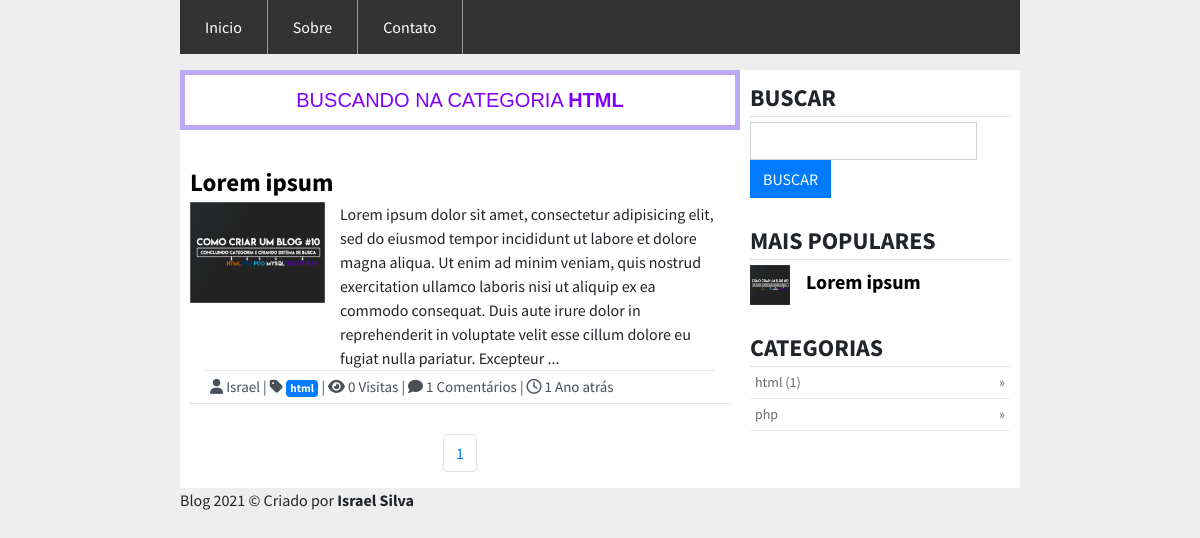
Screenshot of /categoria/7 with the database file from the repository.
### tables this page shows
CREATE TABLE `categorias` (
  `id` int(11) NOT NULL,
  `categoria` varchar(200) NOT NULL
);

CREATE TABLE `posts` (
  `id` int(11) NOT NULL,
  `titulo` varchar(200) NOT NULL,
  `subtitulo` varchar(200) NOT NULL,
  `postagem` text NOT NULL,
  `imagem` varchar(200) NOT NULL,
  `data` varchar(200) NOT NULL,
  `categoria` varchar(200) NOT NULL,
  `id_postador` varchar(200) NOT NULL,
  `visualizacoes` int(200) NOT NULL DEFAULT '0'
);

CREATE TABLE `usuarios` (
  `id` int(11) NOT NULL,
  `nome` varchar(200) NOT NULL,
  `usuario` varchar(200) NOT NULL,
  `senha` varchar(500) NOT NULL,
  `superadmin` int(11) NOT NULL DEFAULT '0'
);

### lib/functions.php (the view, shortened to what this page needs)
<?php
	function pdo(){
		$db_host = db_host;
		$db_usuario = db_usuario;
		$db_senha = db_senha;
		$db_banco = db_banco;
		try{
			return $pdo = new PDO("mysql:host={$db_host};dbname={$db_banco}", $db_usuario, $db_senha);
		}catch(PDOException $e){
			exit("Erro ao conectar-se ao banco: ".$e->getMessage());
		}
	}
	function paginacao(){
		$url = (isset($_GET['pagina'])) ? $_GET['pagina'] : 'inicio';
		$explode = explode('/', $url);
		$dir = 'pags/php/';
		$ext = '.php';
		if(file_exists($dir.$explode[0].$ext)){
			include($dir.$explode[0].$ext);
		}else{
			include($dir."p".$ext);
		}
	}
	function getData(){
		return date('d-m-Y H:i:s');
	}
	function getNomeCategoria($id){
		$pdo = pdo();
		$stmt = $pdo->prepare("SELECT categoria FROM categorias WHERE id = :id");
		$stmt->execute([':id' => $id]);
		$dados = $stmt->fetch(PDO::FETCH_ASSOC);
		return $dados['categoria'];
	}
	function calculaDias($diaX,$diaY){
		$data1 = new DateTime($diaX);
		$data2 = new DateTime($diaY);
		$intervalo = $data1->diff($data2);
		if($intervalo->y > 1){
		  return $intervalo->y." Anos atrás";
		}elseif($intervalo->y == 1){
		  return $intervalo->y." Ano atrás";
		}elseif($intervalo->m > 1){
		  return $intervalo->m." Meses atrás";
		}elseif($intervalo->m == 1){
		  return $intervalo->m." Mês atrás";
		}elseif($intervalo->d > 1){
		  return $intervalo->d." Dias atrás";
		}elseif($intervalo->d > 0){
		  return $intervalo->d." Dia atrás";
		}elseif($intervalo->h > 0){
		  return $intervalo->h." Horas atrás";
		}elseif($intervalo->i > 1 && $intervalo->i < 59){
		  return $intervalo->i." Minutos atrás";
		}elseif($intervalo->i == 1){
		  return $intervalo->i." Minuto atrás";
		}elseif($intervalo->s < 60 && $intervalo->i <= 0){
		  return $intervalo->s." Segundo atrás";
		}
	}
	function contador_ComentariosFromPost($id_post){
		$pdo = pdo();
		$stmt = $pdo->prepare("SELECT id FROM comentarios WHERE id_post = :id_post");
		$stmt->execute([':id_post' => $id_post]);
		return $stmt->rowCount();
	}
	function limitaCaracters($titulo){
		if(strlen($titulo) <= totalCaractersPosts){
			return $titulo;
		}else{
			return mb_substr($titulo, 0, totalCaractersPosts)."...";
		}
	}
	function getDadosUserSite($usuario, $var){
			$pdo = pdo();
			$stmt = $pdo->prepare("SELECT * FROM usuarios WHERE usuario = :usuario");
			$stmt->execute([':usuario' => $usuario]);
			$dados = $stmt->fetch(PDO::FETCH_ASSOC);
			return $dados[$var];
	}
	function listaPaginasFromCategoria($categoria){
		$pdo = pdo();
		$stmt = $pdo->prepare("SELECT * FROM posts WHERE categoria = :categoria");
		$stmt->execute([':categoria' => $categoria]);
		$total = $stmt->rowCount();
		$maximo = totalPostsPorPagina;
		$links = ceil($total/$maximo);
		$pg = (isset($explode['2'])) ? $explode['2'] : 1;
		for($i = 1; $i < $pg + $links; $i++){
			echo "<li class='page-item'><a class='page-link' href='categoria/{$categoria}/posts/{$i}'>{$i}</a></li>";
		}
	}
	function getPopularesPosts(){
		$pdo = pdo();
		$limite = totalPostsPorPagina;
		$stmt = $pdo->prepare("SELECT * FROM posts ORDER BY visualizacoes DESC LIMIT $limite");
		$stmt->execute();
		$total = $stmt->rowCount();
		if($total > 0){
			while($dados = $stmt->fetch(PDO::FETCH_ASSOC)){
				echo "<div class='content margin-top'>
	<div class='media'>
	  <img src='{$dados['imagem']}' class='mr-3'>
	  <div class='media-body'>
	    <h5 class='mt-0'><a href='{$dados['subtitulo']}'>{$dados['titulo']}</a></h5>
	  </div>
	</div>
</div>";
			}
		}
	}
	function getTotalPostsByCategoria($categoria){
		$pdo = pdo();
		$stmt = $pdo->prepare("SELECT * FROM posts WHERE categoria = :categoria");
		$stmt->execute([':categoria' => $categoria]);
		$total = $stmt->rowCount();
		if($total > 0){
			return "(".$total.")";
		}
	}
	function getCategoriasSite(){
		$pdo = pdo();
		$stmt = $pdo->prepare("SELECT * FROM categorias ORDER BY categoria ASC");
		$stmt->execute();
		$total = $stmt->rowCount();
		if($total > 0){
			while ($dados = $stmt->fetch(PDO::FETCH_ASSOC)) {
				echo "<li><a href='categoria/{$dados['id']}'>{$dados['categoria']} ".getTotalPostsByCategoria($dados['id'])."</a></li>";
			}
		}
	}
	function getPostsFromCategoria($categoria){
		$pdo = pdo();
		$data = getData();
		$url = (isset($_GET['pagina'])) ? $_GET['pagina'] : 'dashboard';
		$explode = explode('/', $url);
		$pg = (isset($explode['3'])) ? $explode['3'] : 1;
		$maximo = totalPostsPorPagina;
		$inicio = ($pg -1) * $maximo;
		$stmt = $pdo->prepare("SELECT * FROM posts WHERE categoria = :categoria ORDER BY id DESC limit $inicio,$maximo");
		$stmt->execute([':categoria' => $categoria]);
		$total = $stmt->rowCount();
		if($total > 0){
			while ($dados = $stmt->fetch(PDO::FETCH_ASSOC)) {
				echo "<div class='content-post'>
  <div class='title'>
    <a href='{$dados['subtitulo']}'>{$dados['titulo']}</a>
  </div>
  <div class='content'>
    <div class='container'>
      <div class='row'>
        <div class='col-sm-3'>
          <img src='{$dados['imagem']}' class='img-fluid'>
        </div>
        <div class='col-sm'>
         ".limitaCaracters(strip_tags($dados['postagem']))."
        </div>
      </div>
  <div class='infos'>
    <i class='fas fa-user'></i> ".getDadosUserSite($dados['id_postador'],"nome")." |
    <i class='fas fa-tag'></i> <a href='categoria/{$dados['categoria']}' class='badge badge-primary'>".getNomeCategoria($dados['categoria'])."</a> |
    <i class='fas fa-eye'></i> ".$dados['visualizacoes']." Visitas |
    <i class='fas fa-comment'></i> ".contador_ComentariosFromPost($dados['id'])." Comentários |
    <i class='far fa-clock'></i> ".calculaDias($data, $dados['data'])."
  </div>
    </div>
  </div>
</div>";
			}
		}
	}
?>

### pags/php/categoria.php
<div class="busca">
  BUSCANDO NA CATEGORIA <b><?php echo strtoupper(getNomeCategoria($explode['1']));?></b>
</div>
<br>
<?php getPostsFromCategoria($explode['1']);?>
<ul class="pagination justify-content-center">
  <?php listaPaginasFromCategoria($explode['1']);?>
</ul>

### css/style.css (style rules this page uses)
* { margin: 0px; padding: 0px; }
body { background-color: #EEE; font-family: 'Source Sans Pro', sans-serif; }
@media (min-width:992px) { body { margin-left: 15%; margin-right: 15%; } }
@media (min-width:992px) { .col-sm-8 .busca { border: 5px solid #BCA9F5; text-align: center; padding: 10px; font-size: 20px; color: #8000FF; font-family: 'Arial', sans-serif; } }
.content-post { padding: 10px; }
.content-post .title { font-size: 25px; font-weight: bold; }
.content-post .title a, a:hover { text-decoration: none; color: #000; }
.content-post .infos { font-size: 15px; margin-top: 5px; padding: 0px; margin: 0px; color: #495057; }
.content-post .content { border-bottom: 1px dotted #ccc; margin-bottom: 20px; }
.content-post .infos { border-top: 1px dotted #ccc; padding: 5px; }
.content-post .content .row .col-sm-3 { margin: 0px; padding: 0px; }
.menu-right .margin-top { margin-top: 5px; }
.menu-right .content { padding-bottom: 5px; }
.menu-right .content .mr-3 { width: 40px; height: 40px; }
.menu-right .content .mt-0 { font-weight: bold; padding-top: 5px; }
.menu-right .content .mt-0 a, a:hover { color: #000; text-decoration: none; }
.menu-right .content ul li { color: #696969; border-bottom: 1px solid #eee; padding: 5px; }
.menu-right .content ul li a { color: #696969; }
.menu-right .content ul li a::after { content: " \00BB \0020"; float: right; }

### rows the page displays
categorias: categoria "HTML", categoria "html", id "(1)"
posts: titulo "Lorem ipsum", imagem (picture), postagem "Lorem ipsum dolor sit amet, consectetur adipisicing elit, sed do eiusmod tempor incididunt ut labore et dolore magna aliqua. Ut enim ad minim veniam, quis nostrud exercitation ullamco laboris nisi ut aliquip ex ea commodo consequat. Duis aute irure dolor in reprehenderit in voluptate velit esse cillum dolore eu fugiat nulla pariatur. Excepteur ...", id_postador.nome "Israel", categoria.categoria "html", visualizacoes "0", id "1", data "1 Ano atrás"
categorias: categoria "php"

### other values shown
titulo_site "Blog 2021"
